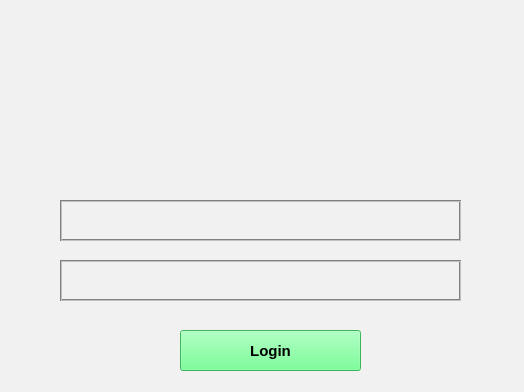
<?xml version="1.0" encoding="UTF-8"?>
<ui version="4.0">
 <class>MainWindow</class>
 <widget class="QMainWindow" name="MainWindow">
  <property name="geometry">
   <rect>
    <x>0</x>
    <y>0</y>
    <width>524</width>
    <height>392</height>
   </rect>
  </property>
  <property name="windowTitle">
   <string>MainWindow</string>
  </property>
  <property name="styleSheet">
   <string notr="true">background-color: rgb(241, 241, 241);</string>
  </property>
  <widget class="QWidget" name="centralwidget">
   <property name="sizePolicy">
    <sizepolicy hsizetype="Fixed" vsizetype="Fixed">
     <horstretch>0</horstretch>
     <verstretch>0</verstretch>
    </sizepolicy>
   </property>
   <property name="minimumSize">
    <size>
     <width>524</width>
     <height>392</height>
    </size>
   </property>
   <property name="maximumSize">
    <size>
     <width>524</width>
     <height>392</height>
    </size>
   </property>
   <widget class="QLineEdit" name="loginLine">
    <property name="geometry">
     <rect>
      <x>60</x>
      <y>200</y>
      <width>401</width>
      <height>41</height>
     </rect>
    </property>
    <property name="font">
     <font>
      <pointsize>11</pointsize>
     </font>
    </property>
    <property name="styleSheet">
     <string notr="true">QLineEdit { border: 2px groove gray;}</string>
    </property>
   </widget>
   <widget class="QLineEdit" name="passLine">
    <property name="geometry">
     <rect>
      <x>60</x>
      <y>260</y>
      <width>401</width>
      <height>41</height>
     </rect>
    </property>
    <property name="font">
     <font>
      <pointsize>11</pointsize>
     </font>
    </property>
    <property name="styleSheet">
     <string notr="true">QLineEdit { border: 2px groove gray;}</string>
    </property>
   </widget>
   <widget class="QPushButton" name="loginButton">
    <property name="geometry">
     <rect>
      <x>180</x>
      <y>330</y>
      <width>181</width>
      <height>41</height>
     </rect>
    </property>
    <property name="font">
     <font>
      <pointsize>11</pointsize>
      <weight>75</weight>
      <bold>true</bold>
     </font>
    </property>
    <property name="styleSheet">
     <string notr="true">background-color: rgb(85, 255, 127);</string>
    </property>
    <property name="text">
     <string>Login</string>
    </property>
   </widget>
   <widget class="QLabel" name="lblImg">
    <property name="geometry">
     <rect>
      <x>140</x>
      <y>0</y>
      <width>241</width>
      <height>181</height>
     </rect>
    </property>
    <property name="text">
     <string/>
    </property>
    <property name="pixmap">
     <pixmap>vk_login.png</pixmap>
    </property>
    <property name="scaledContents">
     <bool>true</bool>
    </property>
   </widget>
   <widget class="QLabel" name="lblStatus">
    <property name="geometry">
     <rect>
      <x>20</x>
      <y>340</y>
      <width>131</width>
      <height>21</height>
     </rect>
    </property>
    <property name="text">
     <string/>
    </property>
   </widget>
  </widget>
 </widget>
 <resources/>
 <connections/>
</ui>
